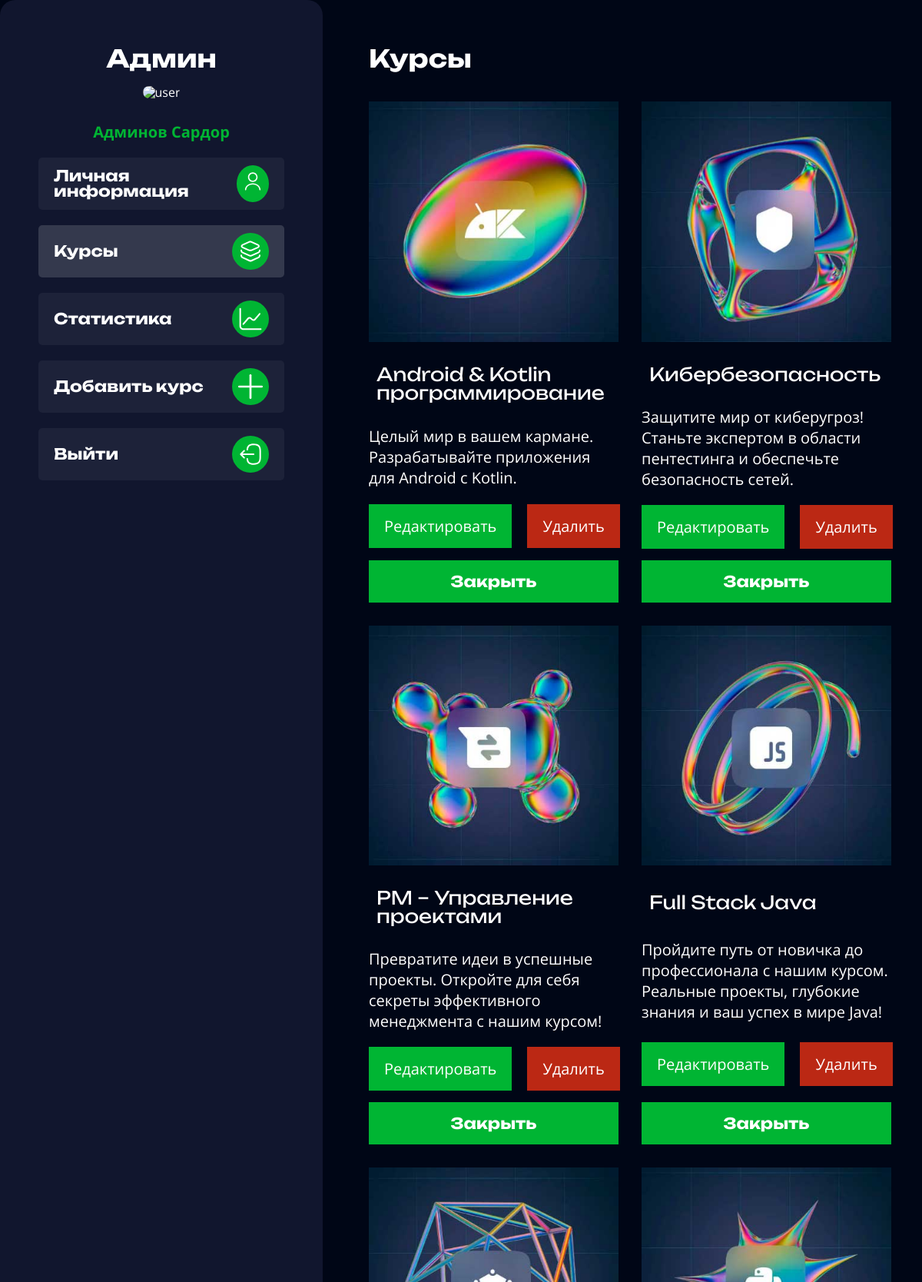
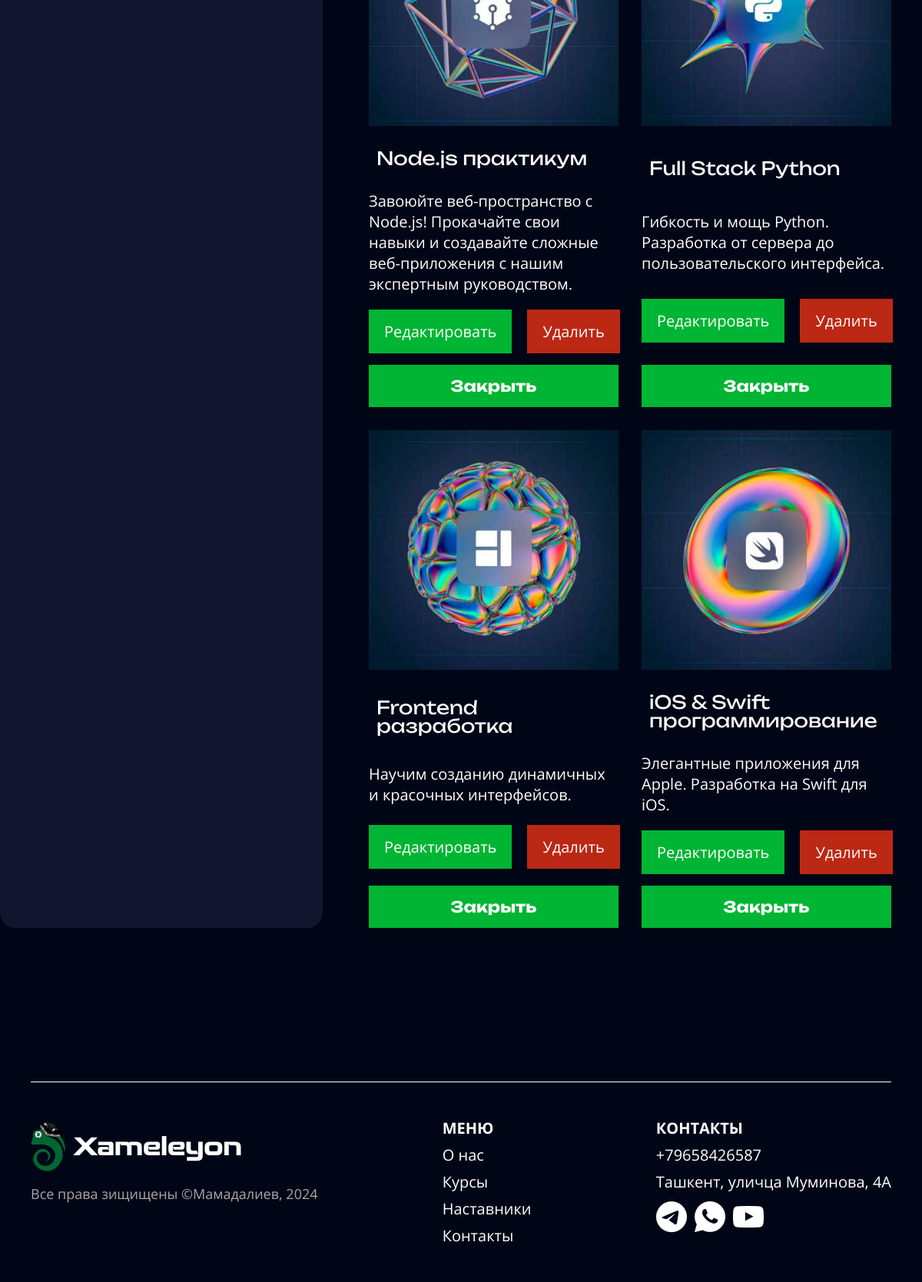
Screenshot of /profile/courses (signed in) with the database file from the repository (2 pictures, top to bottom).
### tables this page shows
CREATE TABLE `courses` (
  `id` int(11) NOT NULL,
  `img` varchar(255) NOT NULL,
  `name` varchar(255) NOT NULL,
  `price` float NOT NULL,
  `specialist` varchar(255) NOT NULL,
  `miniDiscription` text NOT NULL,
  `slogan` varchar(255) NOT NULL,
  `discription` text NOT NULL,
  `telegLink` varchar(255) NOT NULL,
  `releaseCourse` tinyint(4) NOT NULL DEFAULT '0'
);

### app/controllers/ProfileController.php (called while the page is built, shortened)
<?php
class ProfileController extends Controller
{
    public function coursesAction()
    {
        $data = [];
        if ($_SESSION['user']['idRole'] == 2) {
            $IdCourses = $this->directionMod->getTeacherDirection($_SESSION['user']['id']);
            foreach ($IdCourses as $IdCours) {
                array_push($data, $this->courseMod->getCourse($IdCours['idCours']));
            }
        } else {
            $data = $this->courseMod->getAllCourses();
        }
        $this->view->render('Каталог курсов', $data);
    }
}
?>

### index.php (called while the page is built, shortened)
<?php
spl_autoload_register(function ($class) {
    $path = str_replace('\\', '/', $class . '.php');
});
$routerMan = new Router;
$routerMan->run();
?>

### app/database/Database.php (called while the page is built, shortened)
<?php
class Database
{
    private $connect;
    public function __construct()
    {
        try {
            $host = 'localhost';
            $dbname = 'Xameleyon';
            $username = 'root';
            $password = '';
            $dsn = "mysql:host=$host;dbname=$dbname";
            $this->connect = new PDO($dsn, $username, $password);
        } catch (PDOException $e) {
            echo $e;
        }
    }
    public function getAll($sql, $params = [])
    {
        $statement = $this->connect->prepare($sql);
        $statement->execute($params);
        $objects = $statement->fetchAll(PDO::FETCH_ASSOC);
        return $objects;
    }
}
?>

### app/models/CourseModel.php (called while the page is built, shortened)
<?php
class CourseModel extends Model
{
    public function getAllCourses()
    {
        $sql = "SELECT * FROM `courses`";
        return $this->connect->getAll($sql);
    }
}
?>

### app/core/Controller.php (called while the page is built, shortened)
<?php
abstract class Controller
{
    public function __construct($route)
    {
        $this->courseMod = new CourseModel;
    }
}
?>

### app/core/Model.php (called while the page is built, shortened)
<?php
abstract class Model
{
    public function __construct()
    {
        $this->connect = new Database;
    }
}
?>

### app/views/profile/windows/courses.php (the view, shortened to what this page needs)
<?php
$courses = [];
if (isset($vars['listIdCourse'])) {
    $courses = $vars['courses'];
    $listCourse = $vars['listIdCourse'];
} else {
    $courses = $vars;
}
?>
<h3 class="_700">Курсы</h3>
<div class="admin-cours__cards">
    <?php if ($user["idRole"] === 1) {
        foreach ($courses as $cours) { ?>
            <div class="admin-cours__card _cours-card">
                <img src="<?= htmlentities($publicPath) ?>media/cours-cards/<?= htmlentities($cours['img']) ?>" alt="cours">
                <h5><?= htmlentities($cours['name']) ?></h5>
                <p class="_text-lvl_2"><?= htmlentities($cours['miniDiscription']) ?></p>
                <div class="admin-cours__btns">
                    <form class="admin-cours__form" method="post" action="addcours">
                        <button class="admin-cours__btn _btn" name="updateCoursePage">Редактировать</button>
                    </form>
                    <form class="admin-cours__form" method="post">
                        <input class="admin-cours__btn _btn _redBack" type="submit" name="delete" value="Удалить">
                    </form>
                </div>
                <form class="admin-cours__form" method="post">
                    <?php
                    if ($cours['releaseCourse'] == 0) { ?>
                        <input class="admin-cours__btn _btn _notBack _unbounded" type="submit" name="openCourse" value="Открыть">
                    <?php } else { ?>
                        <input class="admin-cours__btn _btn  _unbounded" type="submit" name="closeCourse" value="Закрыть">
                    <?php } ?>
                </form>
            </div>
        <?php } ?>
    <?php } else if ($user["idRole"] === 2) {
        foreach ($courses as $cours) { ?>
                <div class="admin-cours__card _cours-card">
                    <img src="<?= htmlentities($publicPath) ?>media/cours-cards/<?= htmlentities($cours['img']) ?>" alt="cours">
                    <h5><?= htmlentities($cours['name']) ?></h5>
                    <p class="_text-lvl_2"><?= htmlentities($cours['miniDiscription']) ?></p>
                    <div class="admin-cours__btns">
                        <form class="admin-cours__form" method="post" action="../../lesson/lesson">
                            <input type="hidden" name="idCourse" value="<?= htmlentities($cours['id']) ?>">
                            <button class="admin-cours__btn _btn" name="lessonsPage">Программа</button>
                        </form>
                    </div>
                </div>
        <?php }
    } else if ($user['idRole'] === 3) {
        foreach ($courses as $cours) { ?>
                    <div class="admin-cours__card _cours-card">
                        <img src="<?= htmlentities($publicPath) ?>media/cours-cards/<?= htmlentities($cours['img']) ?>" alt="cours">
                        <h5><?= htmlentities($cours['name']) ?></h5>
                        <p class="_text-lvl_2"><?= htmlentities($cours['miniDiscription']) ?></p>
                <?php if (in_array($cours['id'], $listCourse)) { ?>
                            <div class="admin-cours__btns">
                                <a href="coursesMy" class="admin-cours__btn _btn _notBack">Куплен</a>
                            </div>
                <?php } else {
                    if ($cours['releaseCourse'] == 1) { ?>
                                <div class="admin-cours__btns">
                                    <form class="admin-cours__form" method="post" action="infoCourse">
                                        <input type="hidden" name="id" value="<?= htmlentities($cours['id']) ?>">
                                        <button class="admin-cours__btn _btn" name="oneCourse">Подробнее</button>
                                    </form>
                                </div>
                    <?php } else { ?>
                                <div class="admin-cours__btns">
                                    <h5>СКОРО</h5>
                                </div>
                    <?php }
                } ?>
                    </div>
        <?php }
    }
    ?>
</div>

### public/css/style.css (style rules this page uses)
* { padding: 0px; margin: 0px; border: 0px; scroll-behavior: smooth; transition: 0.5s; }
*, *:before, *:after { -moz-box-sizing: border-box; -webkit-box-sizing: border-box; box-sizing: border-box; }
html { font-size: 16px; }
html, body { height: 100%; }
body { line-height: 1; font-weight: 400; color: white; background-color: #000616; font-family: "OpenSans"; text-rendering: optimizeLegibility; -ms-text-size-adjust: 100%; -moz-text-size-adjust: 100%; -webkit-text-size-adjust: 100%; }
input, button, textarea { font-family: inherit; font-size: inherit; background: transparent; color: inherit; }
input::placeholder { color: #a8a8a8; }
button { cursor: pointer; font-family: inherit; background-color: inherit; }
img { vertical-align: top; }
h1, h2, h3, h4, h5, h6 { font-family: "Unbounded"; font-weight: 400; }
h3 { font-size: 32px; }
h3._700 { font-weight: 700; }
h5 { font-size: 24px; }
._text-lvl_2 { font-size: 20px; line-height: 135%; }
._btn { font-size: 20px !important; color: white; background-color: #00b533; cursor: pointer; }
._btn._redBack { background-color: #bb2814; }
._btn._unbounded { font-family: "Unbounded"; font-weight: 700; }
._cours-card { max-width: 419px; display: flex; flex-direction: column; justify-content: space-between; align-items: start; }
._cours-card img { width: 100%; }
._cours-card h5 { margin: 30px 10px; }
._cours-card button { margin-top: 20px; display: block; color: #00b533; font-size: 20px; }
@media (min-width: 61.9375em) { ._cours-card button { cursor: pointer; } }
.office__windows h3 { margin-bottom: 40px; }
.admin-cours__cards { display: grid; grid-template-columns: repeat(auto-fit, minmax(320px, 1fr)); gap: 30px; }
.admin-cours__card { max-width: 400px !important; }
.admin-cours__btns { display: flex; gap: 20px; margin-top: 20px; width: 100%; margin-bottom: 15px; }
.admin-cours__form { width: 100%; display: block; }
.admin-cours__btn { width: 100%; padding: 15px 20px; display: block; cursor: pointer; text-align: center; }
.admin-cours__btn._btn { margin: 0; color: white; }
@media (max-width: 85.375em) { .admin-cours__card { max-width: none; } }

### rows the page displays
courses: img (picture), name "Android & Kotlin программирование", miniDiscription "Целый мир в вашем кармане. Разрабатывайте приложения для Android с Kotlin."
courses: img (picture), name "Кибербезопасность", miniDiscription "Защитите мир от киберугроз! Станьте экспертом в области пентестинга и обеспечьте безопасность сетей."
courses: img (picture), name "PM – Управление проектами", miniDiscription "Превратите идеи в успешные проекты. Откройте для себя секреты эффективного менеджмента с нашим курсом!"
courses: img (picture), name "Full Stack Java", miniDiscription "Пройдите путь от новичка до профессионала с нашим курсом. Реальные проекты, глубокие знания и ваш успех в мире Java!"
courses: img (picture), name "Node.js практикум", miniDiscription "Завоюйте веб-пространство с Node.js! Прокачайте свои навыки и создавайте сложные веб-приложения с нашим экспертным руководством."
courses: img (picture), name "Full Stack Python", miniDiscription "Гибкость и мощь Python. Разработка от сервера до пользовательского интерфейса."
courses: img (picture), name "Frontend разработка", miniDiscription "Научим созданию динамичных и красочных интерфейсов."
courses: img (picture), name "iOS & Swift программирование", miniDiscription "Элегантные приложения для Apple. Разработка на Swift для iOS."

### other values shown
$panelTitle "Админ"
$user['surname'] "Админов"
$user['name'] "Сардор"
